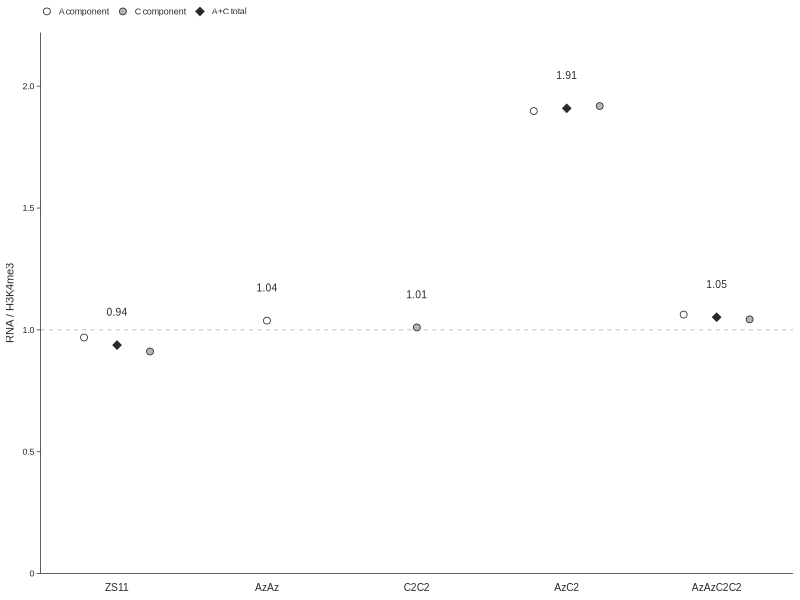
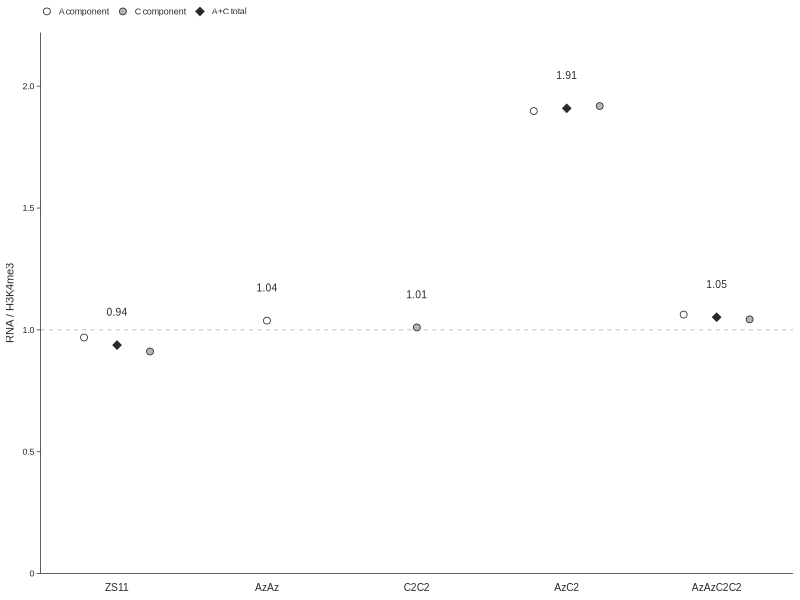
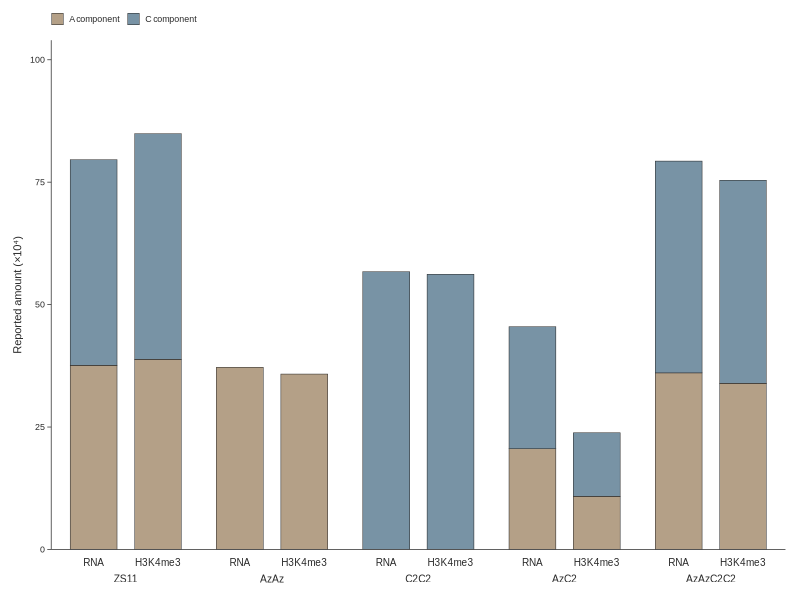
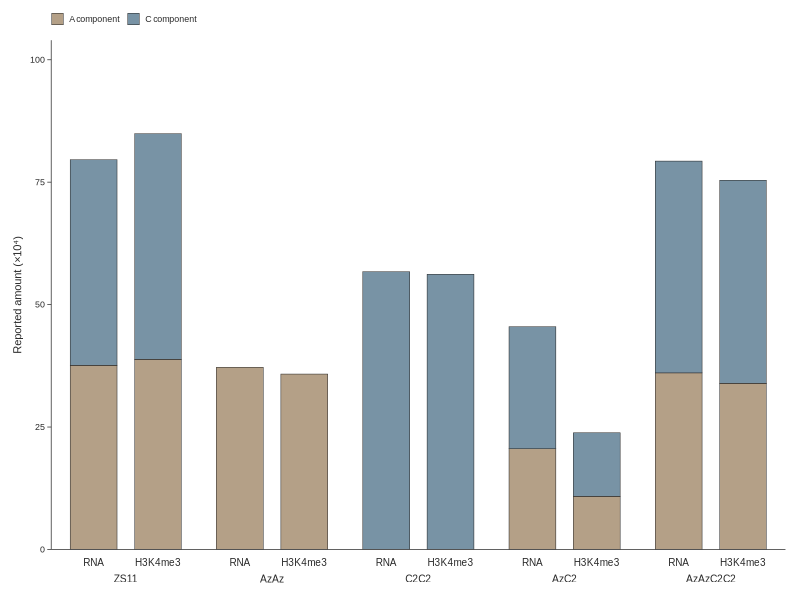

Reproduce these figures in R, in order.
# Run with Rscript 2026-11-19-figoneduione.R [output_directory].
# Requires ggplot2, patchwork, svglite, and ragg.
library(ggplot2)
library(patchwork)

groups <- c("ZS11", "AzAz", "C2C2", "AzC2", "AzAzC2C2")
components <- data.frame(
  group = rep(groups, c(2, 1, 1, 2, 2)),
  part = rep(c("A", "C"), 4),
  rna = c(376118, 419961, 371847, 567426, 206073, 248925, 360635, 432426),
  h3k4me3 = c(388272, 460792, 358216, 561803, 108576, 129744, 339334, 414481)
)
totals <- data.frame(
  group = c("ZS11", "AzC2", "AzAzC2C2"), part = "A+C",
  rna = c(796080, 454997, 793060),
  h3k4me3 = c(849064, 238320, 753815)
)

part_order <- c("A", "C", "A+C")
ratios <- rbind(components, totals)
ratios$part <- factor(ratios$part, levels = part_order)
ratios$ratio <- with(ratios, rna / h3k4me3)
ratios$has_total <- ratios$group %in% totals$group
offsets <- c(A = -0.22, C = 0.22, "A+C" = 0)[as.character(ratios$part)]
ratios$x <- match(ratios$group, groups) + ifelse(ratios$has_total, offsets, 0)

centers <- match(components$group, groups)
bar_offset <- 0.22
amounts <- data.frame(
  x = c(centers - bar_offset, centers + bar_offset),
  part = factor(rep(components$part, 2), levels = c("A", "C")),
  amount = c(components$rna, components$h3k4me3) / 10000
)
assay_labels <- data.frame(
  x = c(seq_along(groups) - bar_offset, seq_along(groups) + bar_offset),
  label = rep(c("RNA", "H3K4me3"), each = length(groups))
)
material_labels <- data.frame(x = seq_along(groups), label = groups)

ink <- "#292929"
group_scale <- scale_x_continuous(
  breaks = seq_along(groups), labels = groups,
  limits = c(0.49, length(groups) + 0.51), expand = expansion(mult = 0)
)
common_theme <- theme_classic(base_size = 8, base_family = "Arial") +
  theme(
    text = element_text(color = ink),
    axis.text = element_text(color = ink),
    axis.text.x = element_text(size = 7.4, margin = margin(t = 4), lineheight = 1.05),
    axis.title.y = element_text(margin = margin(r = 5)),
    axis.line = element_line(color = ink, linewidth = 0.25),
    axis.ticks = element_line(color = ink, linewidth = 0.25),
    axis.ticks.x = element_blank(),
    axis.ticks.length = unit(1, "mm"),
    legend.position = "top",
    legend.justification = "left",
    legend.key.height = unit(3, "mm"),
    legend.key.width = unit(3.2, "mm"),
    legend.key.spacing.x = unit(2, "mm"),
    legend.margin = margin(0, 0, 3, 0),
    plot.margin = margin(4, 5, 5, 4)
  )

ratio_plot <- ggplot(ratios, aes(x, ratio)) +
  geom_hline(yintercept = 1, color = "#A7A7A7", linewidth = 0.24, linetype = "dashed") +
  geom_point(aes(shape = part, fill = part), color = ink, size = 2.05, stroke = 0.42) +
  geom_text(
    data = subset(ratios, part == "A+C" | !has_total),
    aes(label = sprintf("%.2f", ratio)),
    nudge_y = 0.12, vjust = 0, size = 7.4, size.unit = "pt",
    family = "Arial", color = ink
  ) +
  scale_shape_manual(
    values = c(A = 21, C = 21, "A+C" = 23),
    labels = c("A component", "C component", "A+C total")
  ) +
  scale_fill_manual(
    values = c(A = "white", C = "#B5B5B5", "A+C" = ink),
    labels = c("A component", "C component", "A+C total")
  ) +
  group_scale +
  scale_y_continuous(
    breaks = seq(0, 2, by = 0.5), labels = c("0", "0.5", "1.0", "1.5", "2.0"),
    limits = c(0, 2.22), expand = expansion(mult = 0)
  ) +
  labs(x = NULL, y = "RNA / H3K4me3", shape = NULL, fill = NULL) +
  common_theme

amount_plot <- ggplot(amounts, aes(x, amount, fill = part)) +
  geom_col(
    width = 0.32, position = position_stack(reverse = TRUE),
    color = ink, linewidth = 0.18
  ) +
  scale_fill_manual(
    values = c(A = "#B4A087", C = "#7893A5"),
    labels = c("A component", "C component")
  ) +
  group_scale +
  scale_y_continuous(
    breaks = seq(0, 100, by = 25), limits = c(0, 104), expand = expansion(mult = 0)
  ) +
  labs(x = NULL, y = "Reported amount (\u00d710\u2074)", fill = NULL) +
  common_theme +
  theme(axis.text.x = element_blank(), plot.margin = margin(4, 5, 0, 4))

amount_axis <- ggplot() +
  geom_text(
    data = assay_labels, aes(x, 0.74, label = label),
    family = "Arial", color = ink, size = 7.2, size.unit = "pt"
  ) +
  geom_text(
    data = material_labels, aes(x, 0.25, label = label),
    family = "Arial", color = ink, size = 7.4, size.unit = "pt"
  ) +
  group_scale +
  scale_y_continuous(limits = c(0, 1), expand = expansion(mult = 0)) +
  theme_void() +
  theme(plot.margin = margin(0, 5, 4, 4))

amount_figure <- wrap_plots(amount_plot, amount_axis, ncol = 1,
                            heights = grid::unit(c(1, 8.5), c("null", "mm")))

save_figure <- function(plot, stem, height_mm) {
  ggsave(paste0(stem, ".svg"), plot, device = svglite::svglite,
         width = 136, height = height_mm, units = "mm", bg = "white")
  ggsave(paste0(stem, ".png"), plot, device = ragg::agg_png,
         width = 136, height = height_mm, units = "mm", dpi = 300, bg = "white")
}

args <- commandArgs(trailingOnly = TRUE)
output_dir <- if (length(args) == 0L) "." else args[[1]]
if (!dir.exists(output_dir)) dir.create(output_dir, recursive = TRUE)
save_figure(ratio_plot, file.path(output_dir, "rna_h3k4me3_ratios_materials_only"), 52)
save_figure(amount_figure, file.path(output_dir, "rna_h3k4me3_amounts_tall_soft_swapped"), 78)
